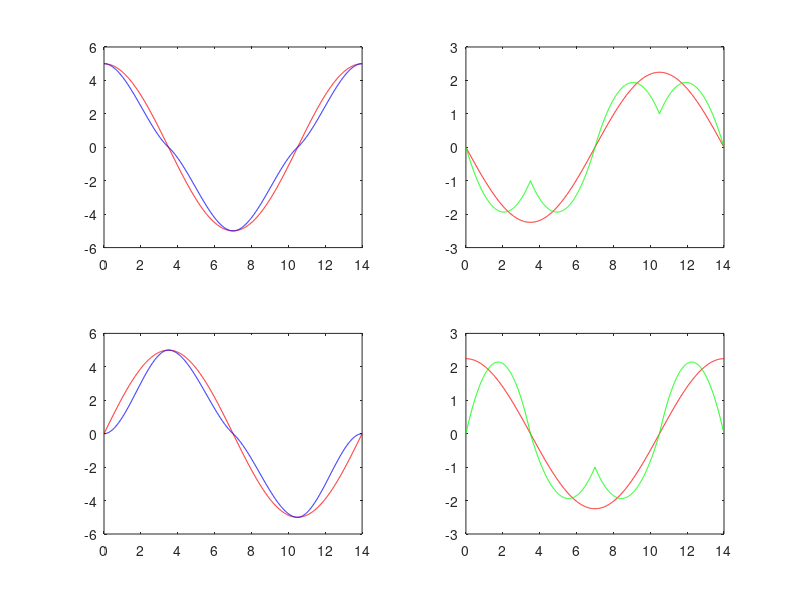
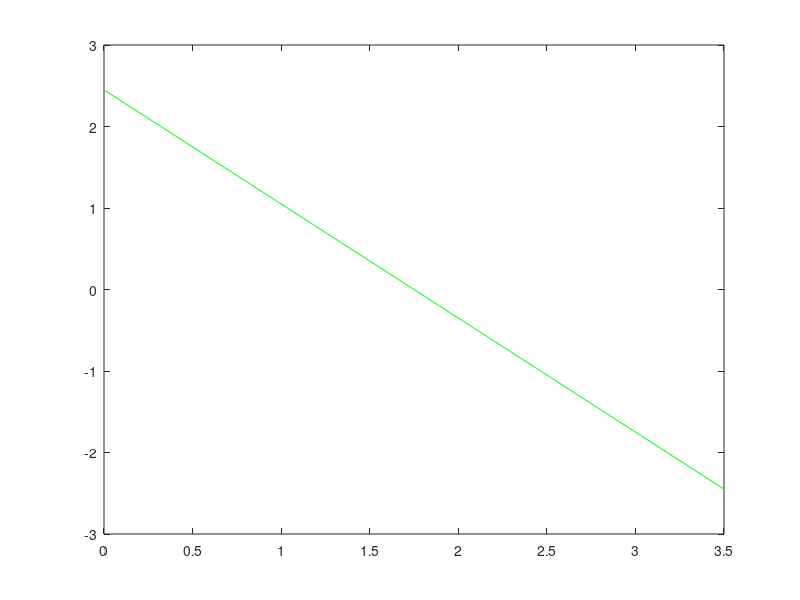

Source code (MATLAB) for these figures, in order: (Note: this script raises an error after producing the figures.)
tmax = 14;
num_circles = 1;
omega = 2 * pi * num_circles / (tmax);
amp = 5;
X = [];
Y = [];
X_der = [];
Y_der = [];
for t = 0 : 0.01: tmax
    x_curr = amp * cos(omega * t);
    y_curr_2 = amp * sin(omega * t);
    x_curr_der = - amp * omega * sin(omega * t);
    y_curr_der = amp * omega * cos(omega * t);
    X = [X;x_curr];
    Y = [Y;y_curr_2];
    X_der = [X_der;x_curr_der];
    Y_der = [Y_der;y_curr_der];
end
A1 = [0,0,0,1;...
     (tmax/4)^3, (tmax/4)^2, (tmax/4), 1;...
     0,0,1,0;...
     3 * (tmax/4)^2, 2 * (tmax/4), 1, 0];
 

 A2 = [(tmax/4)^3, (tmax/4)^2, (tmax/4), 1;...
        (tmax/2)^3, (tmax/2)^2, (tmax/2), 1;...
         3 * (tmax/4)^2, 2 * (tmax/4), 1, 0;...
         3 * (tmax/2)^2, 2 * (tmax/2), 1, 0];
     
 A3 = [(tmax/2)^3, (tmax/2)^2, (tmax/2), 1;...
       (3*tmax/4)^3, (3*tmax/4)^2, (3*tmax/4), 1;...
       3 * (tmax/2)^2, 2 * (tmax/2), 1, 0;...
       3 * (3*tmax/4)^2, 2 * (3*tmax/4), 1, 0];

 A4 = [(3*tmax/4)^3, (3*tmax/4)^2, (3*tmax/4), 1;...
        (tmax)^3, (tmax)^2, (tmax), 1;...
        3 * (3*tmax/4)^2, 2 * (3*tmax/4), 1, 0;...
        3 * (tmax)^2, 2 * (tmax), 1, 0;];
    
b_cos_1 = [amp;0;0;-1];
b_cos_2 = [0;-amp;-1;0];
b_cos_3 = [-amp;0;0;1];
b_cos_4 = [0;amp;1;0];

b_sin_1 = [0;amp;0;0];
b_sin_2 = [amp;0;0;-1];
b_sin_3 = [0;-amp;-1;0];
b_sin_4 = [-amp;0;0;0];

C_cos_1 = A1 \ b_cos_1;
C_cos_2 = A2 \ b_cos_2;
C_cos_3 = A3 \ b_cos_3;
C_cos_4 = A4 \ b_cos_4;

C_sin_1 = A1 \ b_sin_1;
C_sin_2 = A2 \ b_sin_2;
C_sin_3 = A3 \ b_sin_3;
C_sin_4 = A4 \ b_sin_4;

t = 0:0.01:tmax;
t_1 = 0:0.01:tmax/4;
t_2 = tmax/4:0.01:tmax/2;
t_3 = tmax/2:0.01:3*tmax/4;
t_4 = 3*tmax/4:0.01:tmax;

figure
subplot(2,2,1)
plot(t,X,'r')
hold on
plot(t_1,polyval(C_cos_1', t_1), 'b')
plot(t_2,polyval(C_cos_2', t_2), 'b')
plot(t_3,polyval(C_cos_3', t_3), 'b')
plot(t_4,polyval(C_cos_4', t_4), 'b')

subplot(2,2,2)
plot(t,X_der,'r');
hold on
plot(t_1,polyval(polyder(C_cos_1'), t_1), 'g')
plot(t_2,polyval(polyder(C_cos_2'), t_2), 'g')
plot(t_3,polyval(polyder(C_cos_3'), t_3), 'g')
plot(t_4,polyval(polyder(C_cos_4'), t_4), 'g')

subplot(2,2,3)
plot(t,Y,'r')
hold on
plot(t_1,polyval(C_sin_1', t_1), 'b')
plot(t_2,polyval(C_sin_2', t_2), 'b')
plot(t_3,polyval(C_sin_3', t_3), 'b')
plot(t_4,polyval(C_sin_4', t_4), 'b')

subplot(2,2,4)
plot(t,Y_der,'r');
hold on
plot(t_1,polyval(polyder(C_sin_1'), t_1), 'g')
plot(t_2,polyval(polyder(C_sin_2'), t_2), 'g')
plot(t_3,polyval(polyder(C_sin_3'), t_3), 'g')
plot(t_4,polyval(polyder(C_sin_4'), t_4), 'g')

figure(2)
plot(t_1,polyval(polyder(polyder(C_sin_1')), t_1), 'g')
plot(t_2,polyval(polyder(polyder(C_sin_2'), t_2)), 'g')
plot(t_3,polyval(polyder(polyder(C_sin_3'), t_3)), 'g')
plot(t_4,polyval(polyder(polyder(C_sin_4'), t_4)), 'g')

% t = 0:0.01:tmax;
% order = 3;
% num_points_interval = 3;
% X_subset_1 = X(1:num_points_interval:numel(t)/2);
% Y_subset_1 = Y(1:num_points_interval:numel(t)/2);
% t_subset_1 = t(1:num_points_interval:numel(t)/2);
% t_subset_1 = t_subset_1';
% % X_subset(1) = 0;
% % X_subset_1(end) = 0;
% % Y_subset_1(1) = 0;
% % Y_subset_1(end) = 0;
% p_v = polyfit(t_subset_1, X_subset_1, order);
% p_v(3) = 0;
% p_v_2 = polyfit(t_subset_1, Y_subset_1, order);
% p_v_2(3) = 0;
% %p_v_2(6) = 0;
% figure
% subplot(2,2,1)
% plot(t,X,'r')
% subplot(2,2,2)
% plot(t,polyval(p_v,t),'r')
% %%
% subplot(2,2,3)
% plot(t,Y,'g')
% subplot(2,2,4)
% plot(t,polyval(p_v_2,t),'g')
